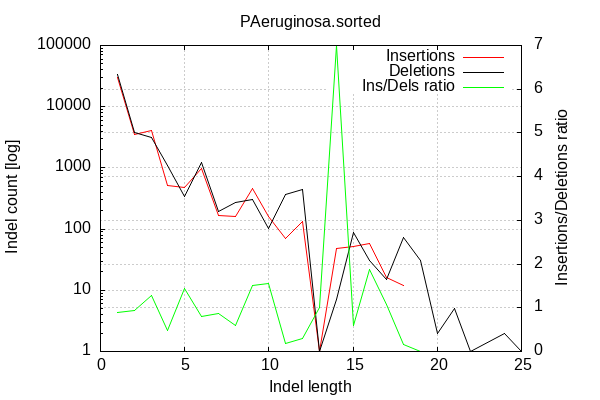

Recreate this plot in gnuplot.

        set terminal png size 600,400 truecolor
        set output "bam_stats/indel-dist.png"
        set grid xtics ytics y2tics back lc rgb "#cccccc"
        set style line 1 linetype 1  linecolor rgb "red"
        set style line 2 linetype 2  linecolor rgb "black"
        set style line 3 linetype 3  linecolor rgb "green"
        set style increment user
        set ylabel "Indel count [log]"
        set xlabel "Indel length"
        set y2label "Insertions/Deletions ratio"
        set log y
        set y2tics nomirror
        set ytics nomirror
        set title "PAeruginosa.sorted" noenhanced
        plot '-' w l ti 'Insertions', '-' w l ti 'Deletions', '-' axes x1y2 w l ti "Ins/Dels ratio"
    1	29860
2	3493
3	4053
4	522
5	481
6	978
7	166
8	163
9	459
10	159
11	70
12	133
13	1
14	49
15	52
16	58
17	16
18	12
19	0
20	0
21	0
22	0
24	0
25	0
end
1	33634
2	3749
3	3152
4	1079
5	335
6	1238
7	191
8	277
9	302
10	102
11	371
12	450
13	1
14	7
15	88
16	31
17	15
18	72
19	31
20	2
21	5
22	1
24	2
25	1
end
1	0.887792
2	0.931715
3	1.285850
4	0.483781
5	1.435821
6	0.789984
7	0.869110
8	0.588448
9	1.519868
10	1.558824
11	0.188679
12	0.295556
13	1.000000
14	7.000000
15	0.590909
16	1.870968
17	1.066667
18	0.166667
19	0.000000
20	0.000000
21	0.000000
22	0.000000
24	0.000000
25	0.000000
end
